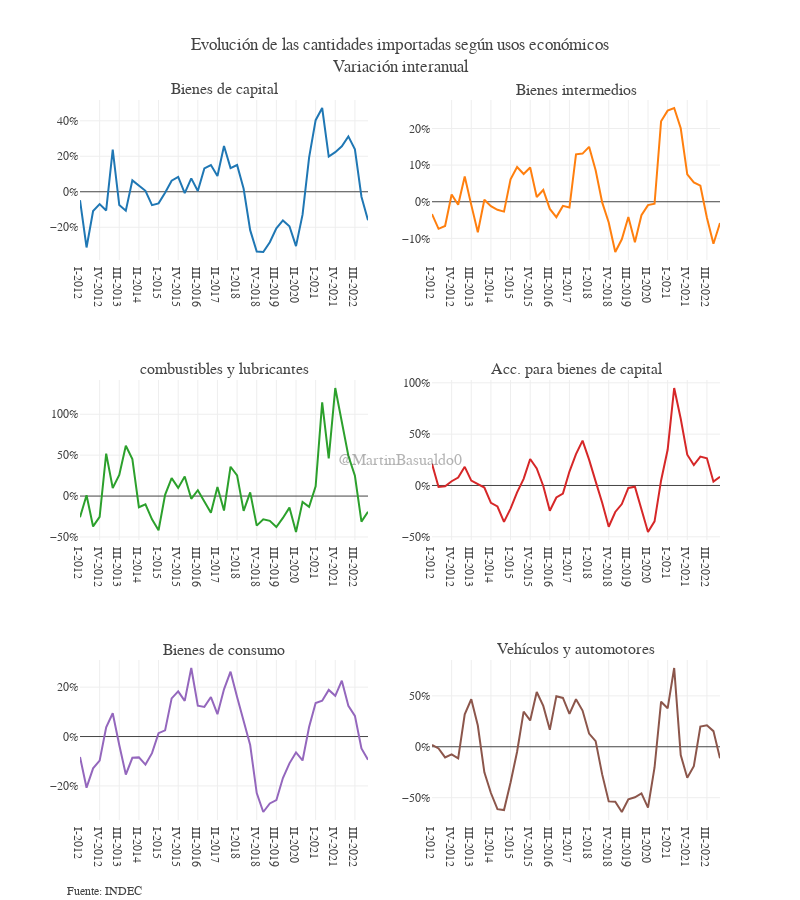

The cell this chart's notebook holds for it:
### Code cell
def subplot_var_indice(anio_desde:str="2015"):
    anio_desde = str(anio_desde)
    # Crear el subplot con 2 columnas y 4 filas
    df = wrangling_usos_trim_var()[f"I-{anio_desde}":]
    q_columns = wrangling_usos_trim_var().columns[wrangling_usos_trim_var().columns.str.endswith("q")].drop("ng_q")
    fig = make_subplots(rows=3, cols=2, subplot_titles=["Bienes de capital","Bienes intermedios", "combustibles y lubricantes", "Acc. para bienes de capital", "Bienes de consumo", "Vehículos y automotores"])

    # Crear un bucle para añadir cada subplot
    for i, col in enumerate(q_columns, start=1):
        row = (i-1) // 2 + 1
        column = (i-1) % 2 + 1
        
        # Añadir el trace correspondiente al subplot
        trace = go.Scatter(x=df.index, y=df[col], name=col)
        fig.add_trace(trace, row=row, col=column)

    # Actualizar las propiedades del gráfico
    fig.update_layout(height=900, width=800, title='Evolución de las cantidades importadas según usos económicos<br>Variación interanual', template = None,
                    font_family = "verdana", showlegend = False)
    fig.update_yaxes(tickformat = ".0%")
    note = 'Fuente: INDEC'
    fig.add_annotation(showarrow=False, text=note,font=dict(size=12), xref='paper',x=0.1,yref='paper', y=-0.11, 
                            xanchor='right', yanchor='auto', xshift=0, yshift=0,)

    fig.add_annotation(showarrow=False, text='@MartinBasualdo0', font=dict(size=16), font_family="arial", opacity=0.4,
        xref='paper', yref='paper', x=0.5, y=0.5)
    # Mostrar el gráfico
    return fig

subplot_var_indice(anio_desde=2012)

### Figure 1 — Plotly figure (JSON) as saved in the notebook; plotly's stock layout.template omitted (floating-point values rounded to 4 significant figures)
{"data": [{"name": "bk_q", "type": "scatter", "x": ["I-2012", "II-2012", "III-2012", "IV-2012", "I-2013", "II-2013", "III-2013", "IV-2013", "I-2014", "II-2014", "III-2014", "IV-2014", "I-2015", "II-2015", "III-2015", "IV-2015", "I-2016", "II-2016", "III-2016", "IV-2016", "I-2017", "II-2017", "III-2017", "IV-2017", "I-2018", "II-2018", "III-2018", "IV-2018", "I-2019", "II-2019", "III-2019", "IV-2019", "I-2020", "II-2020", "III-2020", "IV-2020", "I-2021", "II-2021", "III-2021", "IV-2021", "I-2022", "II-2022", "III-2022", "IV-2022", "I-2023"], "xaxis": "x", "y": [-0.0476, -0.3141, -0.1084, -0.06942, -0.1054, 0.2375, -0.07525, -0.1067, 0.06399, 0.0319, 0.005222, -0.07529, -0.06539, -0.005999, 0.06234, 0.08329, -0.008172, 0.07521, 0.004482, 0.1313, 0.1504, 0.08851, 0.2576, 0.1336, 0.1509, 0.01666, -0.2165, -0.3365, -0.3396, -0.2848, -0.2058, -0.1614, -0.1943, -0.3066, -0.1291, 0.1925, 0.4035, 0.4721, 0.1982, 0.2234, 0.2563, 0.3121, 0.2389, -0.02822, -0.1604], "yaxis": "y"}, {"name": "bi_q", "type": "scatter", "x": ["I-2012", "II-2012", "III-2012", "IV-2012", "I-2013", "II-2013", "III-2013", "IV-2013", "I-2014", "II-2014", "III-2014", "IV-2014", "I-2015", "II-2015", "III-2015", "IV-2015", "I-2016", "II-2016", "III-2016", "IV-2016", "I-2017", "II-2017", "III-2017", "IV-2017", "I-2018", "II-2018", "III-2018", "IV-2018", "I-2019", "II-2019", "III-2019", "IV-2019", "I-2020", "II-2020", "III-2020", "IV-2020", "I-2021", "II-2021", "III-2021", "IV-2021", "I-2022", "II-2022", "III-2022", "IV-2022", "I-2023"], "xaxis": "x2", "y": [-0.03363, -0.07389, -0.06609, 0.01988, -0.008321, 0.06915, -0.008598, -0.08317, 0.005339, -0.01208, -0.02201, -0.02693, 0.06146, 0.09496, 0.07572, 0.09323, 0.01287, 0.03219, -0.01966, -0.04197, -0.01129, -0.01591, 0.1294, 0.1314, 0.1499, 0.08603, -0.001718, -0.05655, -0.1372, -0.1024, -0.04188, -0.1107, -0.03669, -0.00929, -0.005389, 0.2198, 0.2487, 0.2559, 0.2005, 0.07447, 0.05263, 0.04373, -0.04363, -0.1146, -0.05795], "yaxis": "y2"}, {"name": "cyl_q", "type": "scatter", "x": ["I-2012", "II-2012", "III-2012", "IV-2012", "I-2013", "II-2013", "III-2013", "IV-2013", "I-2014", "II-2014", "III-2014", "IV-2014", "I-2015", "II-2015", "III-2015", "IV-2015", "I-2016", "II-2016", "III-2016", "IV-2016", "I-2017", "II-2017", "III-2017", "IV-2017", "I-2018", "II-2018", "III-2018", "IV-2018", "I-2019", "II-2019", "III-2019", "IV-2019", "I-2020", "II-2020", "III-2020", "IV-2020", "I-2021", "II-2021", "III-2021", "IV-2021", "I-2022", "II-2022", "III-2022", "IV-2022", "I-2023"], "xaxis": "x3", "y": [-0.258, 0.0103, -0.3709, -0.2546, 0.5182, 0.09942, 0.2588, 0.6148, 0.4515, -0.1366, -0.09995, -0.2848, -0.4176, 0.01587, 0.2194, 0.09995, 0.2392, -0.03341, 0.07173, -0.07169, -0.2026, 0.1111, -0.1773, 0.3586, 0.2521, -0.1806, 0.04463, -0.361, -0.2838, -0.3028, -0.3789, -0.2674, -0.1409, -0.4391, -0.07115, -0.1323, 0.1189, 1.145, 0.4604, 1.321, 0.8832, 0.4933, 0.248, -0.3126, -0.1913], "yaxis": "y3"}, {"name": "abk_q", "type": "scatter", "x": ["I-2012", "II-2012", "III-2012", "IV-2012", "I-2013", "II-2013", "III-2013", "IV-2013", "I-2014", "II-2014", "III-2014", "IV-2014", "I-2015", "II-2015", "III-2015", "IV-2015", "I-2016", "II-2016", "III-2016", "IV-2016", "I-2017", "II-2017", "III-2017", "IV-2017", "I-2018", "II-2018", "III-2018", "IV-2018", "I-2019", "II-2019", "III-2019", "IV-2019", "I-2020", "II-2020", "III-2020", "IV-2020", "I-2021", "II-2021", "III-2021", "IV-2021", "I-2022", "II-2022", "III-2022", "IV-2022", "I-2023"], "xaxis": "x4", "y": [0.2113, -0.01424, -0.008389, 0.04132, 0.07749, 0.1814, 0.04764, 0.0114, -0.02017, -0.1693, -0.2046, -0.3545, -0.2251, -0.06765, 0.06465, 0.2576, 0.1667, -0.004554, -0.2462, -0.1166, -0.07879, 0.1357, 0.3059, 0.4369, 0.2514, 0.04001, -0.1675, -0.4021, -0.2581, -0.1805, -0.02419, -0.0122, -0.2354, -0.4531, -0.3499, 0.04902, 0.3472, 0.9493, 0.6496, 0.2999, 0.1986, 0.2813, 0.2651, 0.03708, 0.08426], "yaxis": "y4"}, {"name": "bc_q", "type": "scatter", "x": ["I-2012", "II-2012", "III-2012", "IV-2012", "I-2013", "II-2013", "III-2013", "IV-2013", "I-2014", "II-2014", "III-2014", "IV-2014", "I-2015", "II-2015", "III-2015", "IV-2015", "I-2016", "II-2016", "III-2016", "IV-2016", "I-2017", "II-2017", "III-2017", "IV-2017", "I-2018", "II-2018", "III-2018", "IV-2018", "I-2019", "II-2019", "III-2019", "IV-2019", "I-2020", "II-2020", "III-2020", "IV-2020", "I-2021", "II-2021", "III-2021", "IV-2021", "I-2022", "II-2022", "III-2022", "IV-2022", "I-2023"], "xaxis": "x5", "y": [-0.08238, -0.207, -0.1288, -0.09773, 0.03702, 0.09436, -0.03432, -0.1541, -0.08612, -0.0844, -0.1135, -0.06718, 0.01367, 0.02491, 0.1544, 0.1832, 0.1445, 0.2776, 0.1251, 0.1201, 0.1599, 0.09056, 0.1912, 0.2626, 0.16, 0.06315, -0.03445, -0.2288, -0.3056, -0.2711, -0.2577, -0.1682, -0.1086, -0.06439, -0.09696, 0.03827, 0.1354, 0.1453, 0.1888, 0.1648, 0.2261, 0.1248, 0.08381, -0.0484, -0.09401], "yaxis": "y5"}, {"name": "vya_q", "type": "scatter", "x": ["I-2012", "II-2012", "III-2012", "IV-2012", "I-2013", "II-2013", "III-2013", "IV-2013", "I-2014", "II-2014", "III-2014", "IV-2014", "I-2015", "II-2015", "III-2015", "IV-2015", "I-2016", "II-2016", "III-2016", "IV-2016", "I-2017", "II-2017", "III-2017", "IV-2017", "I-2018", "II-2018", "III-2018", "IV-2018", "I-2019", "II-2019", "III-2019", "IV-2019", "I-2020", "II-2020", "III-2020", "IV-2020", "I-2021", "II-2021", "III-2021", "IV-2021", "I-2022", "II-2022", "III-2022", "IV-2022", "I-2023"], "xaxis": "x6", "y": [0.01738, -0.01689, -0.1045, -0.07424, -0.1131, 0.3188, 0.4666, 0.2082, -0.2515, -0.4543, -0.6132, -0.6219, -0.3515, -0.04916, 0.3453, 0.2586, 0.5382, 0.4016, 0.166, 0.4968, 0.4793, 0.3238, 0.4663, 0.3559, 0.1289, 0.05547, -0.2713, -0.5366, -0.5402, -0.6406, -0.5152, -0.4957, -0.4582, -0.597, -0.2036, 0.4423, 0.3778, 0.7735, -0.08163, -0.3051, -0.1902, 0.1976, 0.2106, 0.1535, -0.1132], "yaxis": "y6"}], "layout": {"annotations": [{"font": {"size": 16}, "showarrow": false, "text": "Bienes de capital", "x": 0.225, "xanchor": "center", "xref": "paper", "y": 1, "yanchor": "bottom", "yref": "paper"}, {"font": {"size": 16}, "showarrow": false, "text": "Bienes intermedios", "x": 0.775, "xanchor": "center", "xref": "paper", "y": 1, "yanchor": "bottom", "yref": "paper"}, {"font": {"size": 16}, "showarrow": false, "text": "combustibles y lubricantes", "x": 0.225, "xanchor": "center", "xref": "paper", "y": 0.6111, "yanchor": "bottom", "yref": "paper"}, {"font": {"size": 16}, "showarrow": false, "text": "Acc. para bienes de capital", "x": 0.775, "xanchor": "center", "xref": "paper", "y": 0.6111, "yanchor": "bottom", "yref": "paper"}, {"font": {"size": 16}, "showarrow": false, "text": "Bienes de consumo", "x": 0.225, "xanchor": "center", "xref": "paper", "y": 0.2222, "yanchor": "bottom", "yref": "paper"}, {"font": {"size": 16}, "showarrow": false, "text": "Vehículos y automotores", "x": 0.775, "xanchor": "center", "xref": "paper", "y": 0.2222, "yanchor": "bottom", "yref": "paper"}, {"font": {"size": 12}, "showarrow": false, "text": "Fuente: INDEC", "x": 0.1, "xanchor": "right", "xref": "paper", "xshift": 0, "y": -0.11, "yanchor": "auto", "yref": "paper", "yshift": 0}, {"font": {"family": "arial", "size": 16}, "opacity": 0.4, "showarrow": false, "text": "@MartinBasualdo0", "x": 0.5, "xref": "paper", "y": 0.5, "yref": "paper"}], "font": {"family": "verdana"}, "height": 900, "showlegend": false, "title": {"text": "Evolución de las cantidades importadas según usos económicos<br>Variación interanual"}, "width": 800, "xaxis": {"anchor": "y", "domain": [0, 0.45]}, "xaxis2": {"anchor": "y2", "domain": [0.55, 1]}, "xaxis3": {"anchor": "y3", "domain": [0, 0.45]}, "xaxis4": {"anchor": "y4", "domain": [0.55, 1]}, "xaxis5": {"anchor": "y5", "domain": [0, 0.45]}, "xaxis6": {"anchor": "y6", "domain": [0.55, 1]}, "yaxis": {"anchor": "x", "domain": [0.7778, 1], "tickformat": ".0%"}, "yaxis2": {"anchor": "x2", "domain": [0.7778, 1], "tickformat": ".0%"}, "yaxis3": {"anchor": "x3", "domain": [0.3889, 0.6111], "tickformat": ".0%"}, "yaxis4": {"anchor": "x4", "domain": [0.3889, 0.6111], "tickformat": ".0%"}, "yaxis5": {"anchor": "x5", "domain": [0, 0.2222], "tickformat": ".0%"}, "yaxis6": {"anchor": "x6", "domain": [0, 0.2222], "tickformat": ".0%"}}}
